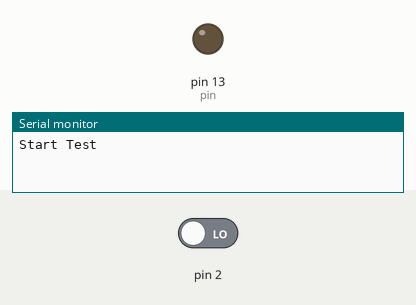
This sketch was run on a simulated Arduino Uno, built with avr-gcc and run on an emulated ATmega328P. On the bench: output pins drawn as LEDs (lit = HIGH), the last lines printed to the serial monitor. The test bench sets the inputs (shaded band); at power-on: pin 2 LOW.

Above: at 1.2 s.
1.3 s: pin 2 driven HIGH
At 1.8 s:
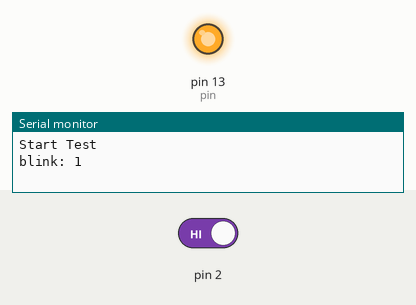
2.8 s: pin 2 driven LOW
At 4.2 s:
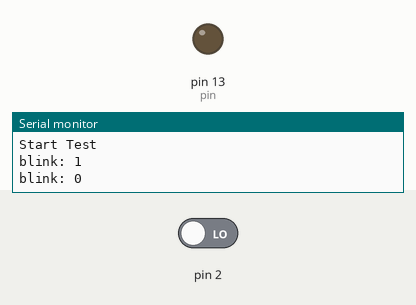
Timing chart, 0 to 5.8 s (numbered marks = the images above; inputs shaded):
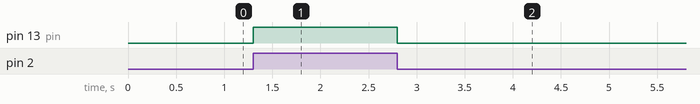

Measured:
- after the input at 1.3 s, pin 13 (pin): LOW → HIGH at once
- after the input at 2.8 s, pin 13 (pin): HIGH → LOW at once

The sketch:

attach_interupt.ino
```cpp
// attach_interupt.ino
// attach interrupt example

int pin = 13;
volatile int state = LOW;

void setup() {
  Serial.begin(9600);
  Serial.println("Start Test");
  pinMode(pin, OUTPUT);
  attachInterrupt(0, blink, CHANGE);
}

void loop() {
  digitalWrite(pin, state);
}

void blink() {
  state = !state;
  Serial.print("blink: ");Serial.println(state);
}
```
